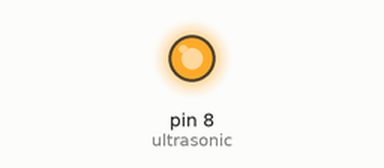
This sketch was run on a simulated Arduino Uno, built with avr-gcc and run on an emulated ATmega328P. Shown: output pins drawn as LEDs (lit = HIGH). What the sketch prints to the serial monitor is not drawn.

Above: at 0.1 s.
Timing chart, 0 to 1.6 s (numbered marks = the images above):
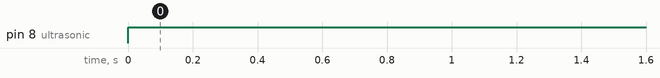

The sketch:

ArdunioEg12.ino
```cpp
#define ultrasonic 8
double duration,distance;
void setup() {

Serial.begin(9600);

}

void loop() {
  pinMode(ultrasonic,OUTPUT);
  digitalWrite(ultrasonic,LOW); //triggering
  delayMicroseconds(3);
  digitalWrite(ultrasonic,HIGH);
  delayMicroseconds(3);
 duration= pulseIn(ultrasonic,HIGH);
 distance=duration/58.2; //speed of sound
 Serial.println(distance);


}
```

Measured:
- by itself, pin 8 (ultrasonic): LOW → HIGH at 0.00 s
